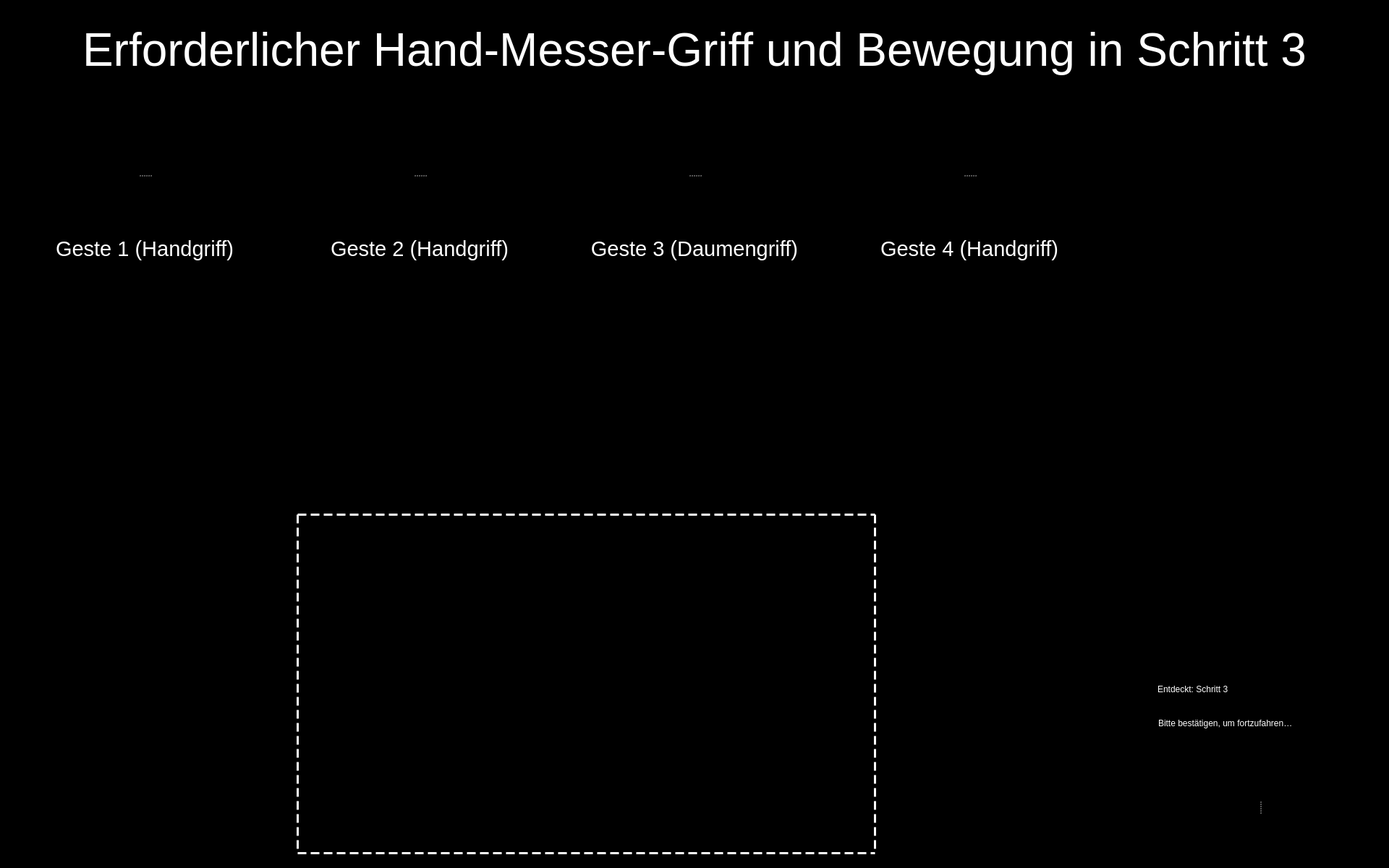
<?xml version="1.0" encoding="UTF-8"?>
<ui version="4.0">
 <class>Entry_Step_3_UI</class>
 <widget class="QWidget" name="Entry_Step_3_UI">
  <property name="windowModality">
   <enum>Qt::WindowModal</enum>
  </property>
  <property name="enabled">
   <bool>true</bool>
  </property>
  <property name="geometry">
   <rect>
    <x>0</x>
    <y>0</y>
    <width>1920</width>
    <height>1200</height>
   </rect>
  </property>
  <property name="sizePolicy">
   <sizepolicy hsizetype="Preferred" vsizetype="Preferred">
    <horstretch>0</horstretch>
    <verstretch>0</verstretch>
   </sizepolicy>
  </property>
  <property name="minimumSize">
   <size>
    <width>0</width>
    <height>0</height>
   </size>
  </property>
  <property name="maximumSize">
   <size>
    <width>1920</width>
    <height>1200</height>
   </size>
  </property>
  <property name="windowTitle">
   <string>Food Assist</string>
  </property>
  <property name="windowOpacity">
   <double>1.000000000000000</double>
  </property>
  <property name="styleSheet">
   <string notr="true">background-color: rgb(0, 0, 0);</string>
  </property>
  <widget class="QLabel" name="img_detected_step3">
   <property name="geometry">
    <rect>
     <x>1460</x>
     <y>510</y>
     <width>441</width>
     <height>401</height>
    </rect>
   </property>
   <property name="frameShape">
    <enum>QFrame::NoFrame</enum>
   </property>
   <property name="text">
    <string/>
   </property>
   <property name="pixmap">
    <pixmap resource="resources/res.qrc">:/detected steps/Detected Step3.png</pixmap>
   </property>
   <property name="scaledContents">
    <bool>true</bool>
   </property>
  </widget>
  <widget class="QLabel" name="label_8">
   <property name="geometry">
    <rect>
     <x>410</x>
     <y>710</y>
     <width>801</width>
     <height>471</height>
    </rect>
   </property>
   <property name="styleSheet">
    <string notr="true">border :3px solid white;
border-style : dashed;
background-color: rgb(0, 0, 0, 0);</string>
   </property>
   <property name="text">
    <string/>
   </property>
  </widget>
  <widget class="QWidget" name="widget_2" native="true">
   <property name="geometry">
    <rect>
     <x>1559</x>
     <y>1030</y>
     <width>361</width>
     <height>161</height>
    </rect>
   </property>
   <property name="styleSheet">
    <string notr="true">background-color: rgb(0,0,0);</string>
   </property>
   <widget class="QSplitter" name="splitter">
    <property name="geometry">
     <rect>
      <x>10</x>
      <y>10</y>
      <width>345</width>
      <height>150</height>
     </rect>
    </property>
    <property name="frameShape">
     <enum>QFrame::NoFrame</enum>
    </property>
    <property name="frameShadow">
     <enum>QFrame::Plain</enum>
    </property>
    <property name="lineWidth">
     <number>0</number>
    </property>
    <property name="orientation">
     <enum>Qt::Horizontal</enum>
    </property>
    <property name="opaqueResize">
     <bool>false</bool>
    </property>
    <property name="handleWidth">
     <number>45</number>
    </property>
    <property name="childrenCollapsible">
     <bool>false</bool>
    </property>
    <widget class="QPushButton" name="button_yes">
     <property name="enabled">
      <bool>true</bool>
     </property>
     <property name="minimumSize">
      <size>
       <width>81</width>
       <height>81</height>
      </size>
     </property>
     <property name="maximumSize">
      <size>
       <width>150</width>
       <height>150</height>
      </size>
     </property>
     <property name="cursor">
      <cursorShape>OpenHandCursor</cursorShape>
     </property>
     <property name="focusPolicy">
      <enum>Qt::WheelFocus</enum>
     </property>
     <property name="contextMenuPolicy">
      <enum>Qt::DefaultContextMenu</enum>
     </property>
     <property name="icon">
      <iconset resource="resources/res.qrc">
       <normaloff>:/buttons/Button Yes.svg</normaloff>:/buttons/Button Yes.svg</iconset>
     </property>
     <property name="iconSize">
      <size>
       <width>144</width>
       <height>144</height>
      </size>
     </property>
     <property name="autoDefault">
      <bool>false</bool>
     </property>
     <property name="default">
      <bool>false</bool>
     </property>
     <property name="flat">
      <bool>true</bool>
     </property>
    </widget>
    <widget class="QPushButton" name="button_no">
     <property name="enabled">
      <bool>true</bool>
     </property>
     <property name="minimumSize">
      <size>
       <width>81</width>
       <height>81</height>
      </size>
     </property>
     <property name="maximumSize">
      <size>
       <width>150</width>
       <height>150</height>
      </size>
     </property>
     <property name="cursor">
      <cursorShape>OpenHandCursor</cursorShape>
     </property>
     <property name="focusPolicy">
      <enum>Qt::WheelFocus</enum>
     </property>
     <property name="contextMenuPolicy">
      <enum>Qt::DefaultContextMenu</enum>
     </property>
     <property name="icon">
      <iconset resource="resources/res.qrc">
       <normaloff>:/buttons/Button No.svg</normaloff>:/buttons/Button No.svg</iconset>
     </property>
     <property name="iconSize">
      <size>
       <width>144</width>
       <height>144</height>
      </size>
     </property>
     <property name="autoDefault">
      <bool>false</bool>
     </property>
     <property name="default">
      <bool>false</bool>
     </property>
     <property name="flat">
      <bool>true</bool>
     </property>
    </widget>
   </widget>
  </widget>
  <widget class="QSplitter" name="splitter_3">
   <property name="geometry">
    <rect>
     <x>420</x>
     <y>160</y>
     <width>320</width>
     <height>282</height>
    </rect>
   </property>
   <property name="orientation">
    <enum>Qt::Vertical</enum>
   </property>
   <widget class="QLabel" name="image_required_2">
    <property name="maximumSize">
     <size>
      <width>320</width>
      <height>240</height>
     </size>
    </property>
    <property name="text">
     <string/>
    </property>
    <property name="pixmap">
     <pixmap resource="resources/res.qrc">:/img/left_step3_gesture2_1.png</pixmap>
    </property>
    <property name="scaledContents">
     <bool>true</bool>
    </property>
   </widget>
   <widget class="QLabel" name="text_required_2">
    <property name="font">
     <font>
      <family>Arial</family>
      <pointsize>22</pointsize>
      <weight>9</weight>
      <italic>false</italic>
      <bold>false</bold>
     </font>
    </property>
    <property name="styleSheet">
     <string notr="true">font: 75 22pt &quot;Arial&quot;;
color: rgb(255, 255, 255);</string>
    </property>
    <property name="text">
     <string>Geste 2 (Handgriff)</string>
    </property>
    <property name="textFormat">
     <enum>Qt::PlainText</enum>
    </property>
    <property name="alignment">
     <set>Qt::AlignCenter</set>
    </property>
    <property name="wordWrap">
     <bool>true</bool>
    </property>
   </widget>
  </widget>
  <widget class="QSplitter" name="splitter_2">
   <property name="geometry">
    <rect>
     <x>40</x>
     <y>160</y>
     <width>320</width>
     <height>282</height>
    </rect>
   </property>
   <property name="orientation">
    <enum>Qt::Vertical</enum>
   </property>
   <widget class="QLabel" name="image_required_1">
    <property name="maximumSize">
     <size>
      <width>320</width>
      <height>240</height>
     </size>
    </property>
    <property name="text">
     <string/>
    </property>
    <property name="pixmap">
     <pixmap resource="resources/res.qrc">:/img/left_step3_gesture1.png</pixmap>
    </property>
    <property name="scaledContents">
     <bool>true</bool>
    </property>
   </widget>
   <widget class="QLabel" name="text_required_1">
    <property name="font">
     <font>
      <family>Arial</family>
      <pointsize>22</pointsize>
      <weight>9</weight>
      <italic>false</italic>
      <bold>false</bold>
     </font>
    </property>
    <property name="styleSheet">
     <string notr="true">font: 75 22pt &quot;Arial&quot;;
color: rgb(255, 255, 255);</string>
    </property>
    <property name="text">
     <string>Geste 1 (Handgriff)</string>
    </property>
    <property name="textFormat">
     <enum>Qt::PlainText</enum>
    </property>
    <property name="alignment">
     <set>Qt::AlignCenter</set>
    </property>
    <property name="wordWrap">
     <bool>true</bool>
    </property>
   </widget>
  </widget>
  <widget class="QSplitter" name="splitter_4">
   <property name="geometry">
    <rect>
     <x>800</x>
     <y>160</y>
     <width>320</width>
     <height>282</height>
    </rect>
   </property>
   <property name="orientation">
    <enum>Qt::Vertical</enum>
   </property>
   <widget class="QLabel" name="image_required_3">
    <property name="maximumSize">
     <size>
      <width>320</width>
      <height>240</height>
     </size>
    </property>
    <property name="text">
     <string/>
    </property>
    <property name="pixmap">
     <pixmap resource="resources/res.qrc">:/img/left_step3_gesture3.png</pixmap>
    </property>
    <property name="scaledContents">
     <bool>true</bool>
    </property>
   </widget>
   <widget class="QLabel" name="text_required_3">
    <property name="font">
     <font>
      <family>Arial</family>
      <pointsize>22</pointsize>
      <weight>9</weight>
      <italic>false</italic>
      <bold>false</bold>
     </font>
    </property>
    <property name="styleSheet">
     <string notr="true">font: 75 22pt &quot;Arial&quot;;
color: rgb(255, 255, 255);</string>
    </property>
    <property name="text">
     <string>Geste 3 (Daumengriff)</string>
    </property>
    <property name="textFormat">
     <enum>Qt::PlainText</enum>
    </property>
    <property name="alignment">
     <set>Qt::AlignCenter</set>
    </property>
    <property name="wordWrap">
     <bool>true</bool>
    </property>
   </widget>
  </widget>
  <widget class="QSplitter" name="splitter_5">
   <property name="geometry">
    <rect>
     <x>1180</x>
     <y>160</y>
     <width>320</width>
     <height>282</height>
    </rect>
   </property>
   <property name="orientation">
    <enum>Qt::Vertical</enum>
   </property>
   <widget class="QLabel" name="image_required_4">
    <property name="maximumSize">
     <size>
      <width>320</width>
      <height>240</height>
     </size>
    </property>
    <property name="text">
     <string/>
    </property>
    <property name="pixmap">
     <pixmap resource="resources/res.qrc">:/img/left_step3_gesture4.png</pixmap>
    </property>
    <property name="scaledContents">
     <bool>true</bool>
    </property>
   </widget>
   <widget class="QLabel" name="text_required_4">
    <property name="font">
     <font>
      <family>Arial</family>
      <pointsize>22</pointsize>
      <weight>9</weight>
      <italic>false</italic>
      <bold>false</bold>
     </font>
    </property>
    <property name="styleSheet">
     <string notr="true">font: 75 22pt &quot;Arial&quot;;
color: rgb(255, 255, 255);</string>
    </property>
    <property name="text">
     <string>Geste 4 (Handgriff)</string>
    </property>
    <property name="textFormat">
     <enum>Qt::PlainText</enum>
    </property>
    <property name="alignment">
     <set>Qt::AlignCenter</set>
    </property>
    <property name="wordWrap">
     <bool>true</bool>
    </property>
   </widget>
  </widget>
  <widget class="QLabel" name="label_text_1">
   <property name="geometry">
    <rect>
     <x>40</x>
     <y>20</y>
     <width>1840</width>
     <height>100</height>
    </rect>
   </property>
   <property name="font">
    <font>
     <family>Arial</family>
     <pointsize>48</pointsize>
     <weight>9</weight>
     <italic>false</italic>
     <bold>false</bold>
    </font>
   </property>
   <property name="styleSheet">
    <string notr="true">font: 75 48pt &quot;Arial&quot;;
color: rgb(255, 255, 255);</string>
   </property>
   <property name="text">
    <string>Erforderlicher Hand-Messer-Griff und Bewegung in Schritt 3</string>
   </property>
   <property name="textFormat">
    <enum>Qt::RichText</enum>
   </property>
   <property name="alignment">
    <set>Qt::AlignCenter</set>
   </property>
   <property name="wordWrap">
    <bool>true</bool>
   </property>
  </widget>
  <widget class="QWidget" name="widget" native="true">
   <property name="geometry">
    <rect>
     <x>1540</x>
     <y>930</y>
     <width>371</width>
     <height>91</height>
    </rect>
   </property>
   <property name="styleSheet">
    <string notr="true">background-color: rgb(0, 0, 0);</string>
   </property>
   <widget class="QLabel" name="label">
    <property name="geometry">
     <rect>
      <x>10</x>
      <y>0</y>
      <width>41</width>
      <height>51</height>
     </rect>
    </property>
    <property name="styleSheet">
     <string notr="true"/>
    </property>
    <property name="text">
     <string/>
    </property>
    <property name="pixmap">
     <pixmap resource="resources/res.qrc">:/img/Icon Detected.svg</pixmap>
    </property>
    <property name="alignment">
     <set>Qt::AlignRight|Qt::AlignTrailing|Qt::AlignVCenter</set>
    </property>
   </widget>
   <widget class="QLabel" name="label_2">
    <property name="geometry">
     <rect>
      <x>60</x>
      <y>3</y>
      <width>311</width>
      <height>40</height>
     </rect>
    </property>
    <property name="styleSheet">
     <string notr="true">font: 75 28pt &quot;Arial&quot;;
color: rgb(255, 255, 255);</string>
    </property>
    <property name="text">
     <string>Entdeckt: Schritt 3</string>
    </property>
    <property name="textFormat">
     <enum>Qt::RichText</enum>
    </property>
   </widget>
   <widget class="QLabel" name="label_3">
    <property name="geometry">
     <rect>
      <x>61</x>
      <y>54</y>
      <width>321</width>
      <height>31</height>
     </rect>
    </property>
    <property name="styleSheet">
     <string notr="true">font: 14pt &quot;Arial&quot;;
color: rgb(255, 255, 255)</string>
    </property>
    <property name="text">
     <string>Bitte bestätigen, um fortzufahren…</string>
    </property>
   </widget>
  </widget>
 </widget>
 <resources>
  <include location="resources/res.qrc"/>
 </resources>
 <connections/>
</ui>
